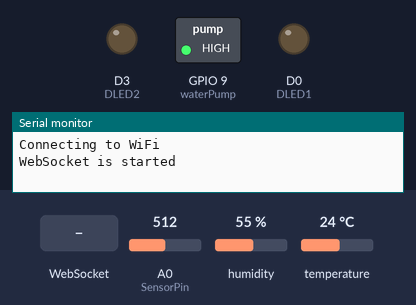
Simulated run of this sketch. Board: ESP8266 (NodeMCU). On the bench: switched loads named in the sketch (green lamp = pin HIGH), output pins drawn as LEDs (lit = HIGH), the last lines printed to the serial monitor. The test bench sets the inputs (shaded band); at power-on: A0 (SensorPin) = 512, humidity 55 %, temperature 24 °C. WiFi joins after 1.5 s; servers stay silent unless stated.

Above: at 0.1 s.
At 4.9 s:
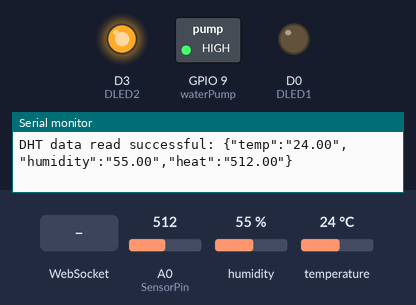
5.0 s: WebSocket text "1" received
Timing chart, 0 to 8.0 s (numbered marks = the images above; inputs shaded):
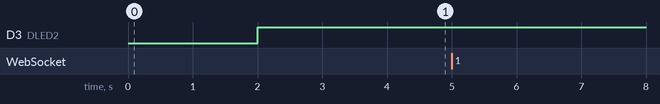

The sketch:

web_socket.ino
```cpp
#include <Arduino.h>
#include <ESP8266WiFi.h>
#include <WebSocketsServer.h>
#include <DHT.h>
#include <ArduinoJson.h>

#define DHTTYPE DHT11
#define DLED1 D0
#define DLED2 D3
#define waterPump 9
const int SensorPin = A0;

const char *ssid = "imen";
const char *pass = "3Y368358";

String json;

char tstr[10];
char hstr[10];
char fstr[10];
IPAddress subnet(255, 255, 255, 0);
IPAddress gateway(192, 168, 137, 1);
IPAddress local_IP(192, 168, 137, 184);
DHT dht(D1, DHTTYPE);

WebSocketsServer webSocket = WebSocketsServer(8080);

unsigned long lastConnectionTime = 0;
const unsigned long connectionTimeout = 30000;
bool pumpState = false;

void webSocketEvent(uint8_t num, WStype_t type, uint8_t *payload, size_t length) {
  String cmd = "";
  switch (type) {
    case WStype_DISCONNECTED:
      Serial.println("WebSocket is disconnected");
      pumpState = false;
      digitalWrite(waterPump, HIGH); // Turn off the pump
      break;
    case WStype_CONNECTED:
      {
        Serial.println("WebSocket is connected");
        Serial.println(webSocket.remoteIP(num).toString());
        webSocket.sendTXT(num, "connected");
        lastConnectionTime = millis(); // Reset connection time
      }
      break;
    case WStype_TEXT:
      {
        cmd = "";
        for (int i = 0; i < length; i++) {
          cmd += (char)payload[i];
        }
        Serial.println(cmd);

        DynamicJsonDocument doc(1024);
        DeserializationError error = deserializeJson(doc, cmd);
        if (!error) {
          if (doc.containsKey("pumpState")) {
            pumpState = doc["pumpState"];
            digitalWrite(waterPump, pumpState ? LOW : HIGH); // Activate/deactivate pump
            lastConnectionTime = millis(); // Reset connection time
          }
        } else {
          Serial.println("Failed to parse JSON");
        }
      }
      break;
    default:
      break;
  }
}

String chr2str(char *chr) {
  String rval;
  for (int x = 0; x < strlen(chr); x++) {
    rval += chr[x];
  }
  return rval;
}

void setup() {
  Serial.begin(9600);

  Serial.println("Connecting to WiFi");
  WiFi.config(local_IP, gateway, subnet);
  WiFi.begin(ssid, pass);
  webSocket.begin();
  webSocket.onEvent(webSocketEvent);
  Serial.println("WebSocket is started");

  dht.begin();
  pinMode(DLED1, OUTPUT);
  digitalWrite(DLED1, LOW);
  pinMode(DLED2, OUTPUT);
  digitalWrite(DLED2, LOW);
  pinMode(waterPump, OUTPUT);
  digitalWrite(waterPump, HIGH);
}

void loop() {
  delay(2000);
  webSocket.loop();

  while (WiFi.status() != WL_CONNECTED) {
    delay(500);
    Serial.print(".");
    digitalWrite(DLED2, LOW);
  }
  digitalWrite(DLED2, HIGH);

  float soil = analogRead(SensorPin);
  float h = dht.readHumidity();
  float t = dht.readTemperature();
  float f = dht.readTemperature(true);

  Serial.println("");
  Serial.println("WiFi connected");
  Serial.println("IP address: ");
  Serial.println(WiFi.localIP());

  if (isnan(h) || isnan(t) || isnan(f)) {
    Serial.println(F("Failed to read from DHT sensor!"));
    digitalWrite(DLED1, HIGH);
    digitalWrite(waterPump, HIGH);
    return;
  } else {
    digitalWrite(DLED1, LOW);
    sprintf(tstr, "%.2f", t);
    sprintf(hstr, "%.2f", h);
    sprintf(fstr, "%.2f", soil);
    Serial.print("soil hum: ");
    Serial.print(soil);
    Serial.print("  Temp: ");
    Serial.print(t);
    Serial.print(" C, ");
    Serial.print(f);
    Serial.print(" F, Hum: ");
    Serial.print(h);
    Serial.println("%");

    json = "{\"temp\":\"" + chr2str(tstr) + "\",\"humidity\":\"" + chr2str(hstr) + "\",\"heat\":\"" + chr2str(fstr) + "\"}";
    Serial.println("DHT data read successful: " + json);
    webSocket.broadcastTXT(json);
  }

  if (millis() - lastConnectionTime > connectionTimeout) {
    pumpState = false;
    digitalWrite(waterPump, HIGH); // Turn off the pump
  }
}
```
